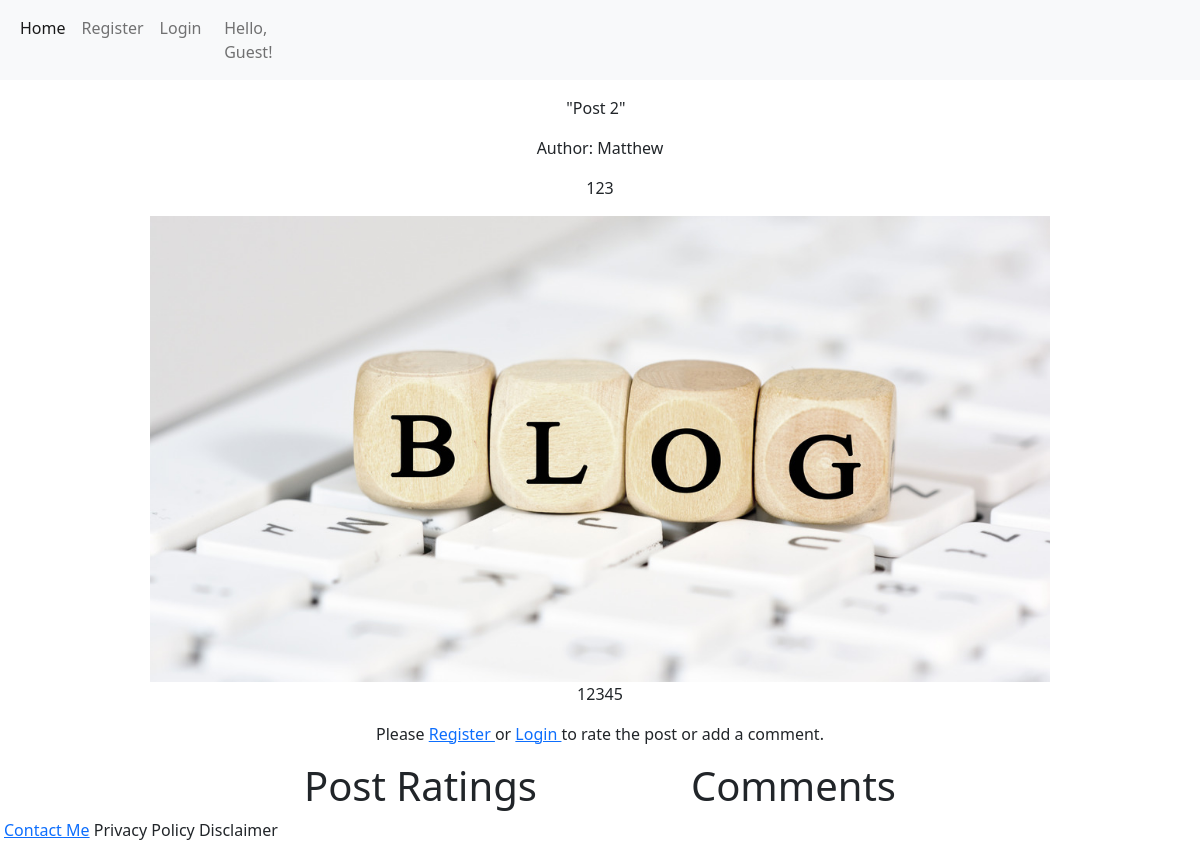
Screenshot of /post/2 with the database file from the repository.
### blog/models.py (models this page shows, shortened)
class Post(db.Model):
  id = db.Column(db.Integer, primary_key=True)
  date = db.Column(db.DateTime, nullable=False, default=datetime.utcnow)
  title = db.Column(db.Text, nullable=False)
  content = db.Column(db.Text, nullable=False)
  description = db.Column(db.String(120), nullable=False)
  image_file = db.Column(db.String(40), nullable=False, default='default.jpg')
  author_id = db.Column(db.Integer, db.ForeignKey('user.id'), nullable=False)
  comments = db.relationship('Comment', backref='post')
  ratings = db.relationship('Rating', backref='post')

class User(UserMixin,db.Model):
  id = db.Column(db.Integer, primary_key=True)
  username = db.Column(db.String(20))
  email = db.Column(db.String(120), unique=True, nullable=False)
  hashed_password=db.Column(db.String(128), unique=True, nullable=False)
  post = db.relationship('Post', backref='user', lazy=True)
  comments = db.relationship('Comment', backref='user')
  ratings = db.relationship('Rating', backref='user')
  linkedin = db.Column(db.String(120))
  is_admin=db.Column(db.Boolean,nullable=False,default=False)
  @property
  def password(self):
    raise AttributeError('Password is not readable.')

### blog/routes.py (the view, shortened to what this page needs)
@app.route("/post/<int:post_id>", methods=['GET','Post'])
def post(post_id):
  post = Post.query.get_or_404(post_id)
  form = CommentForm()
  rating_form = RatingForm()
  if form.validate_on_submit():
    comment = Comment(comment=form.comment_box.data, post=post, user=current_user._get_current_object())
    db.session.add(comment)
    db.session.commit()
    return redirect(url_for('.post', post_id=post.id))
  return render_template('post.html',title=post.title,post=post, form=form, rating_form=rating_form)

### blog/templates/post.html (shortened to what this page needs)
{% extends "layout.html" %}
{% block content %}
<p class = 'post_title'>"{{ post.title }}" &nbsp</p>
<p>Author: {{ post.user.username }}</p>
<p class = 'detailed_description'>{{ post.description }}</p>
<img src="{{ url_for('static', filename='img/' + post.image_file) }}">
<p> {{ post.content }} </p>
{% if current_user.is_anonymous %}
<p>Please <a href="{{ url_for('register') }}"> Register  </a> or <a href="{{ url_for('login') }}"> Login </a> to rate the post or add a comment.</p>
{% endif %}
<div class="view_feedback">
  <div class="view_ratings ">
    <h1>Post Ratings</h1>
  </div>
  <div class="view_comment ">
  <h1>Comments</h1>
  </div>
</div>
{% endblock content %}

### blog/static/style.css (style rules this page uses)
img { width:75vw; height: auto; }
.view_feedback { display: flex; justify-content: space-evenly; min-width: 75vw; }
.view_ratings { display:flex; flex-direction: column; }

### rows the page displays
Post: title "Post 2", description "123", image_file (placeholder picture), content "12345"
User: user.username "Matthew"
